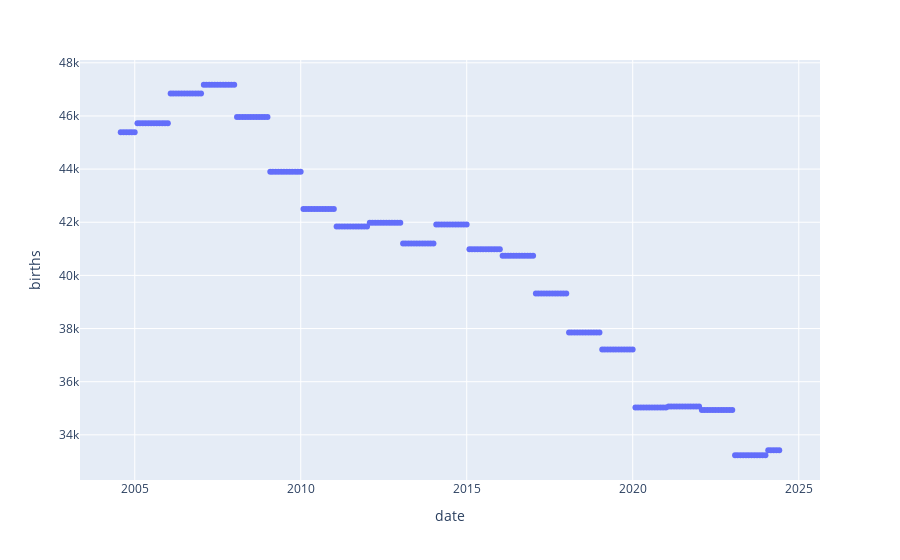

Notebook code for this chart:
### Code cell
fig = px.scatter(births, x=births.index, y="births")
fig.show()

### Figure 1 — Plotly figure (JSON) as saved in the notebook; plotly's stock layout.template omitted (floating-point values rounded to 4 significant figures; data arrays with more than 128 entries replaced by an {"elided": "..."} marker saying what was removed)
{"data": [{"hovertemplate": "date=%{x}<br>births=%{y}<extra></extra>", "legendgroup": "", "marker": {"color": "#636efa", "symbol": "circle"}, "mode": "markers", "name": "", "orientation": "v", "showlegend": false, "type": "scatter", "x": {"elided": "239 str values"}, "xaxis": "x", "y": {"elided": "239 float values"}, "yaxis": "y"}], "layout": {"autosize": true, "legend": {"tracegroupgap": 0}, "margin": {"t": 60}, "xaxis": {"anchor": "y", "autorange": true, "domain": [0, 1], "range": ["2003-05-22 12:51:35.5038", "2025-08-09 11:08:24.4962"], "title": {"text": "date"}, "type": "date"}, "yaxis": {"anchor": "x", "autorange": true, "domain": [0, 1], "range": [32150.0, 48250.0], "title": {"text": "births"}, "type": "linear"}}}
